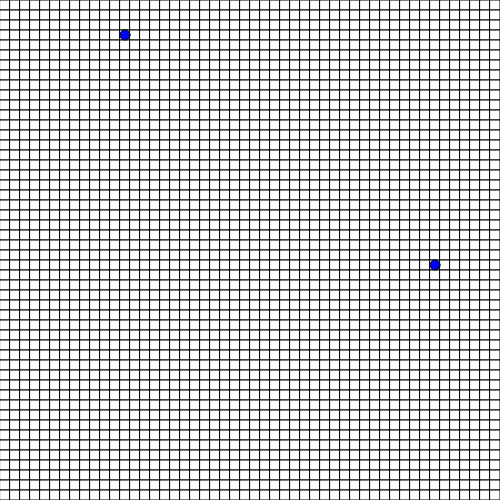
Frame 1 (no input)
Frame 60 (no input): identical to frame 1, image omitted
Frame 120 (the mouse pressed at the canvas centre since frame 60): identical to frame 1, image omitted

The p5.js sketch that drew this single still picture (run headless with seeded random() and noise() and a simulated clock; from frame 60 on, the mouse is pressed at the canvas centre):

// p5.js sketch
// ── sketch.js

var tiles = [];


var start, end;
var finding;

var resetButton, findButton;
var btn_startNode, btn_endNode, btn_setWall, btn_delWall;

var nodeMode = 2;

function setup() {
  createCanvas(500,500);
  ellipseMode(CORNER)
  for(let x = 0; x < 50; ++x) {
    tiles[x] = [];
    for(let y = 0; y < 50; ++y) {
      tiles[x][y] = new Tile(x, y);
    }
  }
  finding = new AStar();
  end = tiles[43][26];
  start = tiles[12][3];

  resetButton = createButton("Reset!");
  findButton = createButton("Find Path!");
  resetButton.mouseClicked(reset);
  findButton.mouseClicked(findPath);

  btn_startNode = createButton("StartNode Brush");
  btn_endNode = createButton("EndNode Brush");
  btn_startNode.mouseClicked((e)=>{
    btn_startNode.style('background-color', color(0, 255, 0));
    btn_endNode.style('background-color', color(255, 255, 255));
    btn_setWall.style('background-color', color(255, 255, 255));
    btn_delWall.style('background-color', color(255, 255, 255));
    nodeMode = 0;
  });
  btn_endNode.mouseClicked((e)=>{
    btn_startNode.style('background-color', color(255, 255, 255));
    btn_endNode.style('background-color', color(0, 255, 0));
    btn_setWall.style('background-color', color(255, 255, 255));
    btn_delWall.style('background-color', color(255, 255, 255));
    nodeMode = 1;
  });

  btn_setWall = createButton("WallNode Brush");
  btn_delWall = createButton("SpaceNode Brush");
  btn_setWall.mouseClicked((e)=>{
    btn_startNode.style('background-color', color(255, 255, 255));
    btn_endNode.style('background-color', color(255, 255, 255));
    btn_setWall.style('background-color', color(0, 255, 0));
    btn_delWall.style('background-color', color(255, 255, 255));
    nodeMode = 2;
  });
  btn_delWall.mouseClicked((e)=>{
    btn_startNode.style('background-color', color(255, 255, 255));
    btn_endNode.style('background-color', color(255, 255, 255));
    btn_setWall.style('background-color', color(255, 255, 255));
    btn_delWall.style('background-color', color(0, 255, 0));
    nodeMode = 3;
  });

  btn_setWall.style('background-color', color(0, 255, 0));
}


function draw() {
  for(let x = 0; x < 50; ++x) {
    for(let y = 0; y < 50; ++y) {
      tiles[x][y].show();
    }
  }
  if(finding.isSearchingPath)
    finding.searchPath();

  if(start != undefined) {
    fill(0,0,255);
    ellipse(start.x * 10, start.y * 10, 10, 10);
  }
  if(end != undefined) {
    fill(0,0,255);
    ellipse(end.x * 10, end.y * 10, 10, 10);
  }
}

function mouseDragged() {
  if(nodeMode == 2) {
    for(let i = floor((mouseX/10)-2); i < floor((mouseX/10)+2); i++) {
      for(let j =  floor((mouseY/10)-2); j < floor((mouseY/10)+2); j++) {
       
        if(i < 0 || i >= 50 || j < 0 || j >= 50)
          continue;
        if(tiles[i][j].testHover()) {
          tiles[i][j].wall = true;
        }
     }
  }
}else if(nodeMode == 3) {
  for(let i = floor((mouseX/10)-2); i < floor((mouseX/10)+2); i++) {
    for(let j =  floor((mouseY/10)-2); j < floor((mouseY/10)+2); j++) {
      if(i < 0 || i >= 50 || j < 0 || j >= 50)
        continue;
      if(tiles[i][j].testHover()) {
        tiles[i][j].wall = false;
      }
    }
}
}
}

function mousePressed() {
  if(nodeMode == 0) {
    i = floor(mouseX / 10);
    j = floor(mouseY / 10);
    //for(let i = floor((mouseX/10)-2); i < floor((mouseX/10)+2); i++) {
     // for(let j =  floor((mouseY/10)-2); j < floor((mouseY/10)+2); j++) {
        if(i < 0 || i >= 50 || j < 0 || j >= 50)
          return;
        if(tiles[i][j].testHover()) {
          start = tiles[i][j];
        }
   //   }
 // }
}else if(nodeMode == 1) {
  i = floor(mouseX / 10);
  j = floor(mouseY / 10);
  //for(let i = floor((mouseX/10)-2); i < floor((mouseX/10)+2); i++) {
  //  for(let j =  floor((mouseY/10)-2); j < floor((mouseY/10)+2); j++) {
      if(i < 0 || i >= 50 || j < 0 || j >= 50)
        return;
      if(tiles[i][j].testHover()) {
        end = tiles[i][j];
      }
    //}
//}
}
}


function findPath() {
  finding.pathfind(start, end)
}

function reset() {
  finding = new AStar();
  startIndex = [start.x, start.y];
  endIndex = [end.x, end.y];
  for(let x = 0; x < 50; ++x) {
    for(let y = 0; y < 50; ++y) {
      tiles[x][y] = new Tile(x, y);
    }
  }
  start = tiles[startIndex[0]][startIndex[1]];
  end = tiles[endIndex[0]][endIndex[1]];
}
// ── AStar.js
function AStar() {
    
    this.pathfind = function(start, end) {
        this.setup(start, end);
    }

    this.openSet = [];
    this.closedSet = [];
    this.isSearchingPath = false;
    this.path = [];

    this.setup = function(start, end) {
        this.isSearchingPath = true;
        this.start = start;
        this.end = end;
        this.openSet.push(start);

        for(let i = 0; i < 50; ++i) {
            for(let j = 0; j < 50; ++j) {
                tiles[i][j].addNeighbors(tiles);
            }
        }
        this.start.wall = false;
        this.end.wall = false;
    }

    this.searchPath = function() {
        for(let n = 0; n < 10; ++n) {
        if(this.openSet.length > 0) {
            let bestNodeF = 0;
            
            for(let i = 0; i < this.openSet.length; ++i) {
                if(this.openSet[i].f < this.openSet[bestNodeF].f)
                    bestNodeF = i;
            }
            let current = this.openSet[bestNodeF];
            
            this.openSet.splice(bestNodeF, 1);
            this.closedSet.push(current);

            let neighbors = current.neighbors;
            for(let i = 0; i < neighbors.length; ++i) {
                neighbor = neighbors[i];
                if(!this.closedSet.includes(neighbor) && !neighbor.wall) {
                    let tempG = current.g + 1;
                    if(this.openSet.includes(neighbor)) {
                        if(tempG < neighbor.g) {
                            neighbor.g = tempG;
                        }
                    }else {
                        neighbor.g = tempG;
                        this.openSet.push(neighbor);
                    }

                    neighbor.h = this.heuristic(neighbor, end);
                    neighbor.f = neighbor.g + neighbor.h;
                    neighbor.previous = current;
                }
            }

            if(current == end) {
                this.path = [];
                let temp = current;
                this.path.push(temp);
                while(temp.previous != undefined) {
                    this.path.push(temp.previous);
                    temp = temp.previous;
                }
                this.isSearchingPath = false;
            }
        }else {
            //path not found
            this.isSearchingPath = false;
            console.log("No Solution");
        }

        for(let i = 0; i < 50; ++i) {
            for(let j = 0; j < 50; ++j) {
                if(tiles[i][j] != undefined)
                    tiles[i][j].color = 'white';
            }
        }

        for(let i = 0; i < this.closedSet.length; ++i) {
            this.closedSet[i].color = 'red'
        }
        for(let i = 0; i < this.openSet.length; ++i) {
            this.openSet[i].color = 'green'
        }
        for(let i = 0; i < this.path.length; ++i) {
            this.path[i].color = 'blue'
        }

        }
    }

    this.heuristic = function(start, end) {
        let d = Math.abs(start.x - end.x) + Math.abs(start.y - end.y);
        return Math.sqrt(d);
    }
}

// ── Tile.js
function Tile(x, y) {

    this.x = x;
    this.y = y;

    this.f = 0;
    this.g = 0;
    this.h = 0;
    this.neighbors = [];
    this.previous = undefined;
    this.wall = false;

    this.color = 'white';

    this.show = function() {
        switch(this.color) {
            case 'red':
                fill(255, 0, 0);
                break;
            case 'blue':
                fill(0, 0, 255);
                break;
            case 'green':
                fill(0, 255, 0);
                break;
            default:
                fill(255);
        }
        if(this.wall)
            fill(0);
        rect(this.x * 10, this.y * 10, 10, 10);
    }

    this.addNeighbors = function() {
        if(this.x < 50 - 1) 
            this.neighbors.push(tiles[this.x + 1][this.y]);
        if(this.x > 0) 
            this.neighbors.push(tiles[this.x - 1][this.y]);
        if(this.y < 50 - 1) 
            this.neighbors.push(tiles[this.x][this.y + 1]);
        if(this.y > 0) 
            this.neighbors.push(tiles[this.x][this.y - 1]);
    }

    this.testHover = function() {
        return mouseX > this.x * 10 && mouseX < this.x * 10 + 10 && mouseY > this.y * 10  && mouseY < this.y * 10 + 10;
      }

}
